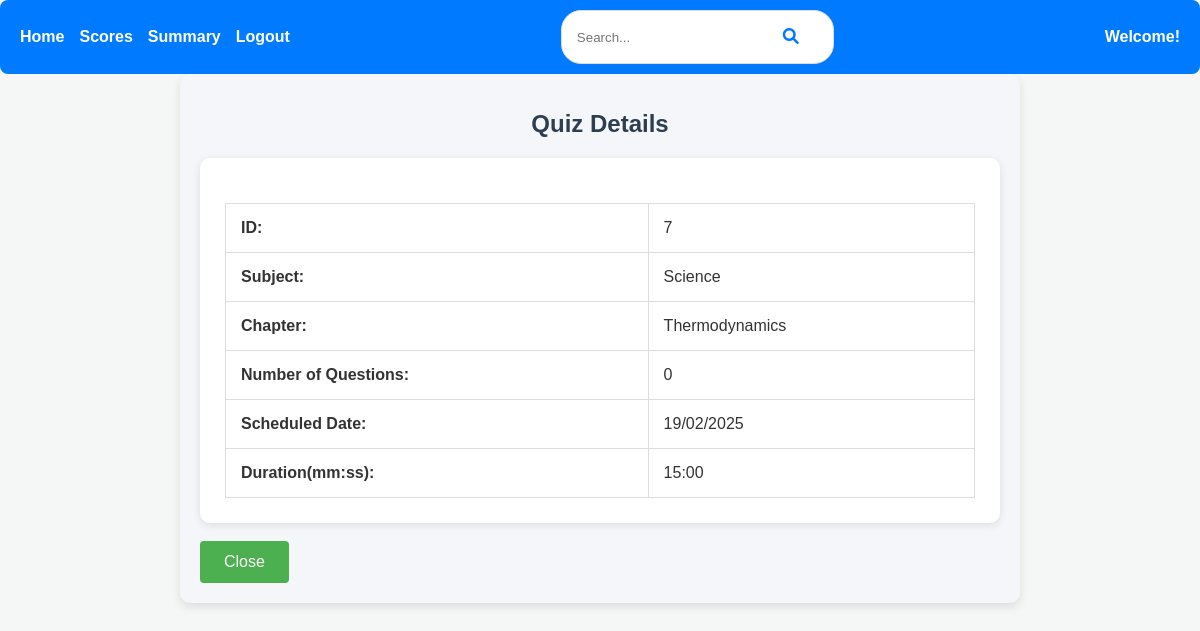
The page /user/view_quiz/7 on the database as committed earlier.
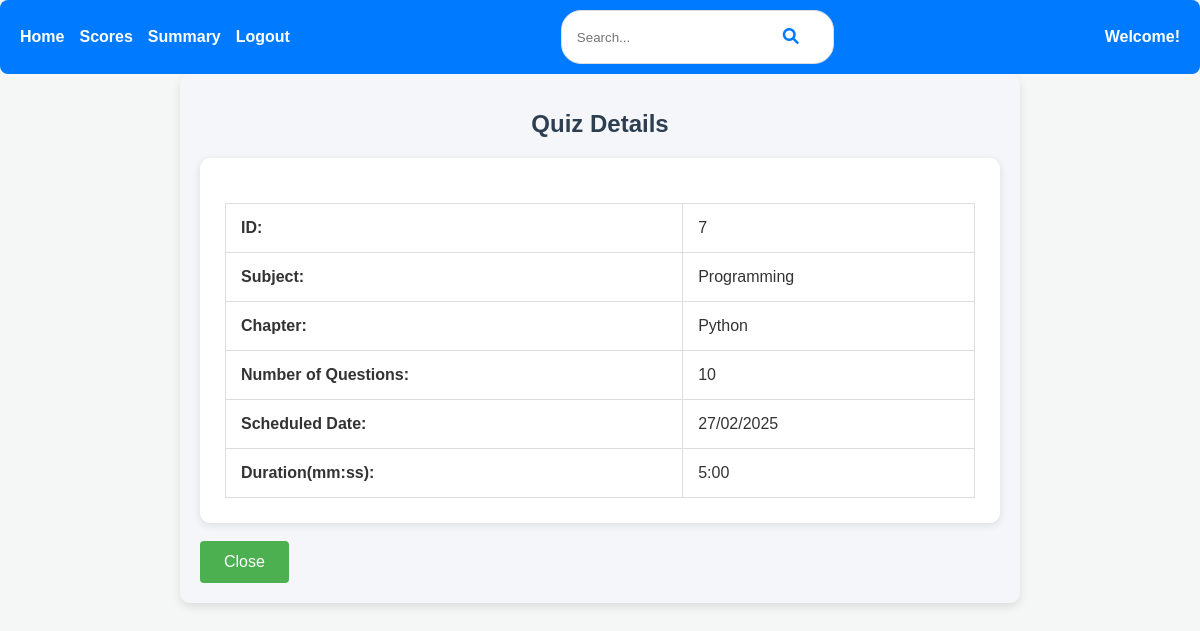
The same page on the database as committed later.
### backend/models.py (models this page shows)
class Subject(db.Model):
    __tablename__ = 'subject'
    id = db.Column(db.Integer, primary_key=True)
    name = db.Column(db.String(150), unique=True, nullable=False)
    description = db.Column(db.String(300), nullable=False)
    chapters = db.relationship('Chapter', backref='subject', lazy='subquery', cascade='all, delete-orphan')

class Chapter(db.Model):
    __tablename__ = 'chapter'
    id = db.Column(db.Integer, primary_key=True)
    name = db.Column(db.String(100), nullable=False)
    description = db.Column(db.Text)
    subject_id = db.Column(db.Integer, db.ForeignKey('subject.id', ondelete="CASCADE"), nullable=False)
    quizzes = db.relationship('Quiz', backref='chapter', lazy='subquery', cascade='all, delete-orphan')

class Quiz(db.Model):
    __tablename__ = 'quiz'
    id = db.Column(db.Integer, primary_key=True)
    chapter_id = db.Column(db.Integer, db.ForeignKey('chapter.id', ondelete="CASCADE"), nullable=False)
    date_of_quiz = db.Column(db.Date, nullable=False)
    duration_seconds = db.Column(db.Integer, nullable=False)
    remarks = db.Column(db.Text)
    questions = db.relationship('Question', backref='quiz', lazy='subquery', cascade='all, delete-orphan')
    scores = db.relationship('Score', backref='quiz', lazy='dynamic', cascade='all, delete-orphan')

### backend/controllers.py (the view)
@app.route('/user/view_quiz/<quiz_id>')
def user_view_quiz(quiz_id):
    quiz = Quiz.query.get(quiz_id)
    if quiz:
        return render_template('user/user_view_quiz.html', quiz=quiz, divmod=divmod)
    else:
        return "Quiz not found", 404

### templates/user/user_view_quiz.html (shortened to what this page needs)
{% extends "user/user_base.html" %}
{% block content %}
<div class="dashboard container mt-5">
    <h1 class="text-center mb-4">Quiz Details</h1>
    <div class="quiz-table-wrapper">
        <table class="table table-bordered quiz-details table-striped table-hover shadow-sm rounded">
            <tr>
                <td><strong>ID:</strong></td>
                <td>{{ quiz.id }}</td>
            </tr>
            <tr>
                <td><strong>Subject:</strong></td>
                <td>{{ quiz.chapter.subject.name if quiz.chapter and quiz.chapter.subject else 'N/A' }}</td>
            </tr>
            <tr>
                <td><strong>Chapter:</strong></td>
                <td>{{ quiz.chapter.name if quiz.chapter else 'N/A' }}</td>
            </tr>
            <tr>
                <td><strong>Number of Questions:</strong></td>
                <td>{{ quiz.questions | length }}</td>
            </tr>
            <tr>
                <td><strong>Scheduled Date:</strong></td>
                <td>{{ quiz.date_of_quiz.strftime('%d/%m/%Y') if quiz.date_of_quiz else 'N/A' }}</td>
            </tr>
            <tr>
                <td><strong>Duration(mm:ss):</strong></td>
                {% set minutes, seconds = divmod(quiz.duration_seconds | int, 60) %}
                <td>{{ minutes }}:{{ '%02d' % seconds }}</td>
            </tr>
        </table>
    </div>
    <br>
    <div class="text-center">
        <button class="btn btn-secondary btn-lg" onclick="window.history.back()">Close</button>
    </div>
</div>
{% endblock %}

Rows that differ between the two databases and show on the page:
changed Quiz id 7: date_of_quiz "19/02/2025" → "27/02/2025"
changed Subject: chapter.subject "Science" → "Programming"
changed Chapter: chapter "Thermodynamics" → "Python"
Other text that changed with them:
{{ quiz.questions | length }}: "0" → "10"
{{ minutes }}: "15" → "5"
